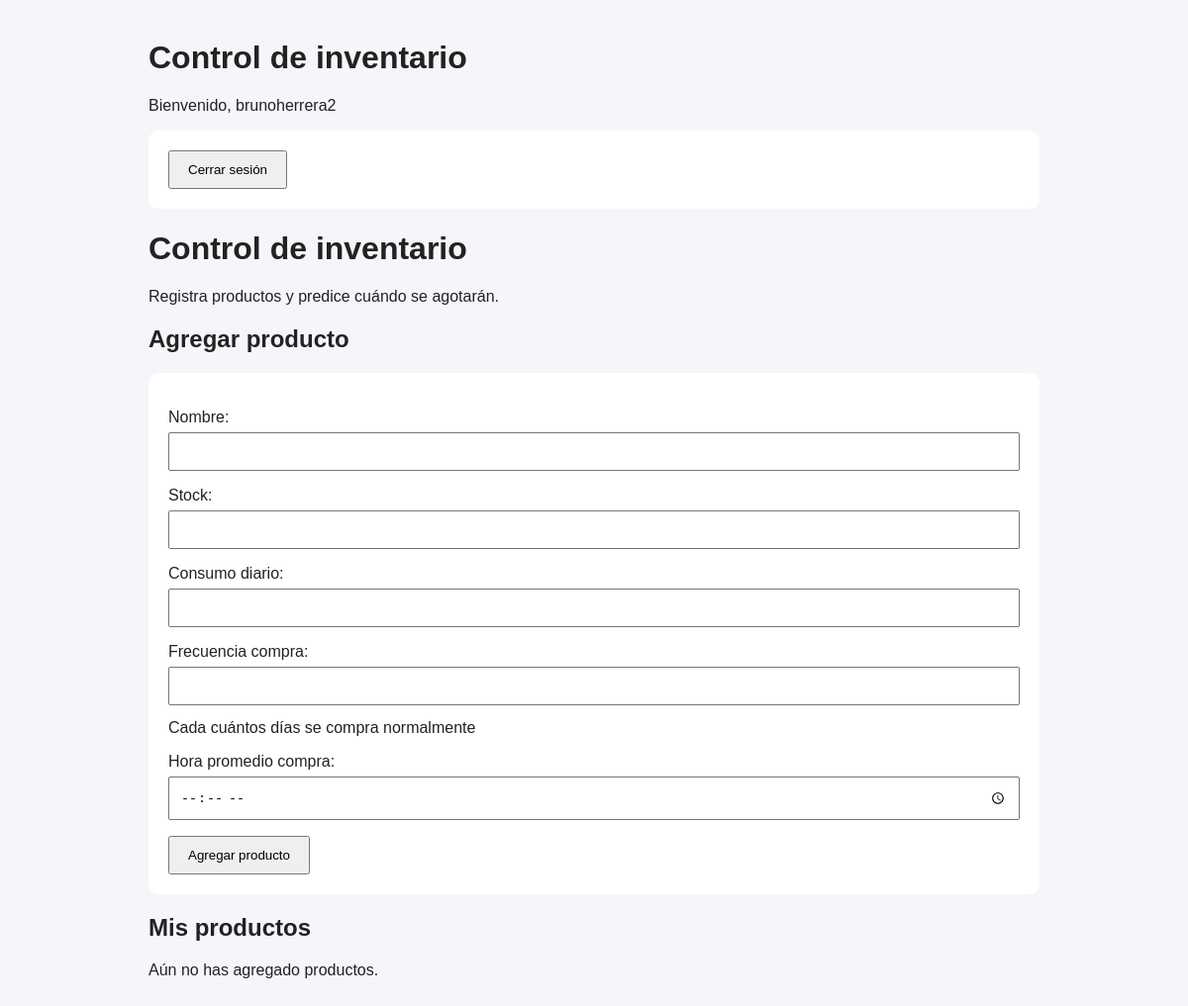
The page / (signed in) on the database as committed earlier.
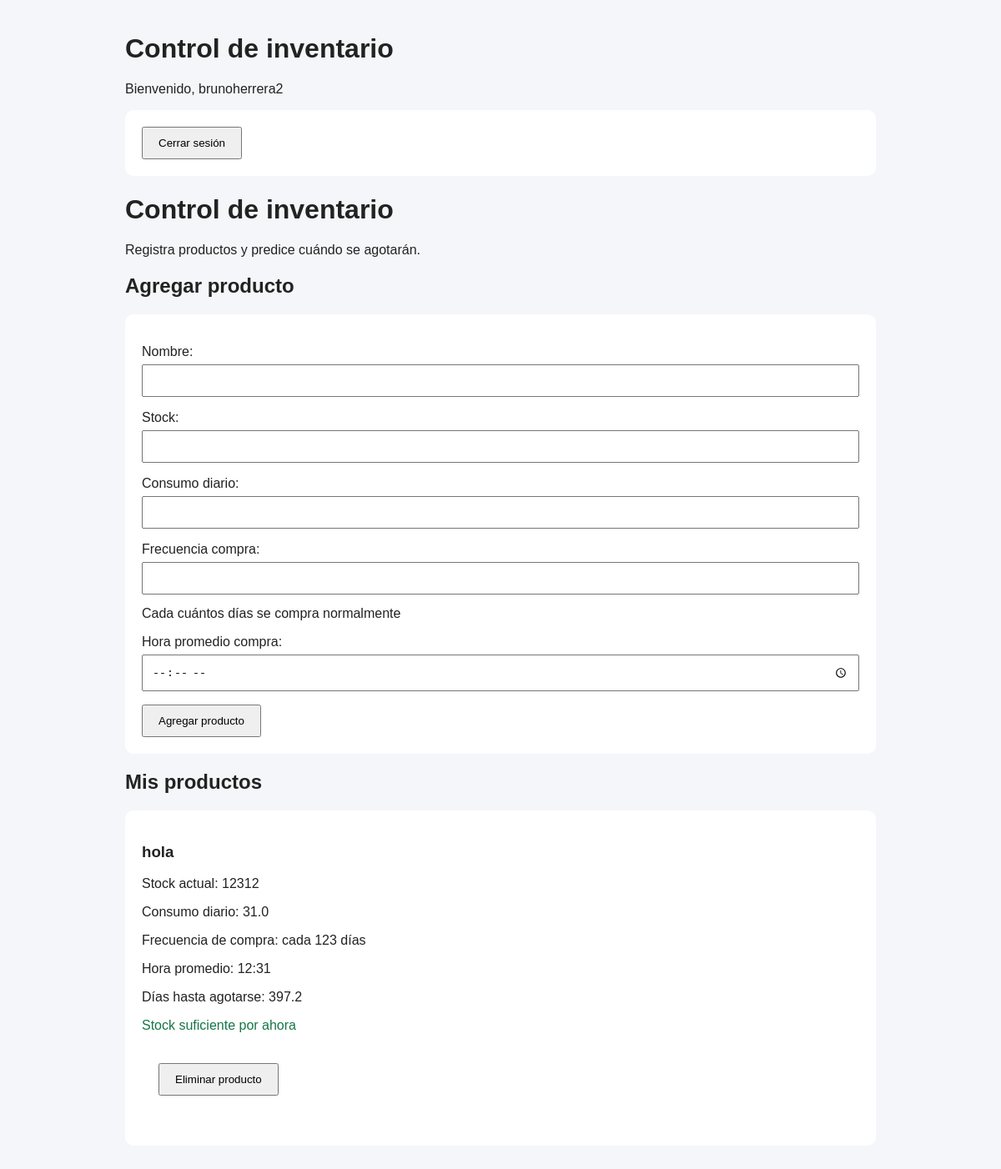
The same page on the database as committed later.
### inventario/models.py (models this page shows, shortened)
class Producto(models.Model):\
    usuario = models.ForeignKey(
        User,
        on_delete=models.CASCADE,
        related_name="productos"
    )
    nombre = models.CharField(max_length=100,unique=True)
    stock = models.PositiveIntegerField()
    consumo_diario = models.FloatField()
    frecuencia_compra = models.PositiveIntegerField(
        help_text="Cada cuántos días se compra normalmente"
    )
    hora_promedio_compra = models.TimeField()
    class Meta:
        constraints = [
            models.UniqueConstraint(
                fields=["usuario", "nombre"],
                name="producto_unico_por_usuario"
            )
        ]
    def dias_restantes(self):
        if self.consumo_diario <= 0:
            return None
        return self.stock / self.consumo_diario
    def cerca_de_agotarse(self):
        dias = self.dias_restantes()
        return dias is not None and dias <= 3

### inventario/views.py (the view)
# urls.py: path("", views.inicio, name="inicio"),
@login_required
def inicio(request):
    if request.method == "POST":
        form = ProductoForm(
            request.POST,
            usuario=request.user
        )
        if form.is_valid():
            producto = form.save(commit=False)
            producto.usuario = request.user
            producto.save()
            return redirect("inicio")
    else:
        form = ProductoForm(usuario=request.user)
    productos = Producto.objects.filter(
        usuario=request.user
    )
    return render(request, "inventario/inicio.html", {
        "form": form,
        "productos": productos
    })

### inventario/forms.py (shortened to what this page needs)
class ProductoForm(forms.ModelForm):
    def __init__(self, *args, **kwargs):
        self.usuario = kwargs.pop("usuario")
        super().__init__(*args, **kwargs)
    class Meta:
        model = Producto
        fields = [
            "nombre",
            "stock",
            "consumo_diario",
            "frecuencia_compra",
            "hora_promedio_compra",
        ]
        widgets = {
            "hora_promedio_compra": forms.TimeInput(
                format="%H:%M",
                attrs={"type": "time"}
            )
        }

### templates/inventario/inicio.html (shortened to what this page needs)
<!DOCTYPE html>
<html lang="es">
<head>
    <h1>Control de inventario</h1>
    <p>Bienvenido, {{ request.user.username }}</p>
    <form method="post" action="{% url 'logout' %}">
        <button type="submit">Cerrar sesión</button>
    </form>
</head>
<body>
    <h1>Control de inventario</h1>
    <p>Registra productos y predice cuándo se agotarán.</p>
    <h2>Agregar producto</h2>
    <form method="post">
        {{ form.as_p }}
        <button type="submit">Agregar producto</button>
    </form>
    <h2>Mis productos</h2>
    {% for producto in productos %}
        <div class="producto">
            <h3>{{ producto.nombre }}</h3>
            <p>Stock actual: {{ producto.stock }}</p>
            <p>Consumo diario: {{ producto.consumo_diario }}</p>
            <p>Frecuencia de compra:
                cada {{ producto.frecuencia_compra }} días
            </p>
            <p>Hora promedio:
                {{ producto.hora_promedio_compra|time:"H:i" }}
            </p>
            {% if producto.dias_restantes is not None %}
                <p>
                    Días hasta agotarse:
                    {{ producto.dias_restantes|floatformat:1 }}
                </p>
                {% if producto.cerca_de_agotarse %}
                    <p class="alerta">
                        ⚠️ ¡Este producto está cerca de agotarse!
                    </p>
                {% else %}
                    <p class="normal">Stock suficiente por ahora</p>
                {% endif %}
            {% else %}
                <p>No se puede calcular la predicción.</p>
            {% endif %}
            <form method="post"
                    action="{% url 'eliminar_producto' producto.id %}">
                    <button type="submit"
                            onclick="return confirm('¿Estás seguro de eliminar este producto?')">
                        Eliminar producto
                    </button>
                </form>
        </div>
    {% empty %}
        <p>Aún no has agregado productos.</p>
    {% endfor %}
</body>
</html>

### templates/inventario/inicio.html (style rules this page uses)
body { font-family: Arial, sans-serif; max-width: 900px; margin: 40px auto; padding: 0 20px; background: #f5f6fa; color: #222; }
form, .producto { background: white; padding: 20px; margin-bottom: 20px; border-radius: 10px; }
input { display: block; width: 100%; box-sizing: border-box; padding: 10px; margin: 6px 0 14px; }
button { padding: 10px 18px; cursor: pointer; }
.normal { color: #167647; }

Rows that differ between the two databases and show on the page:
added Producto: nombre "hola", stock "12312", consumo_diario "31.0", frecuencia_compra "123", hora_promedio_compra "12:31", dias_restantes "397.2", shows "Stock suficiente por ahora"
Other text that changed with them:
text no longer shown: "Aún no has agregado productos."
